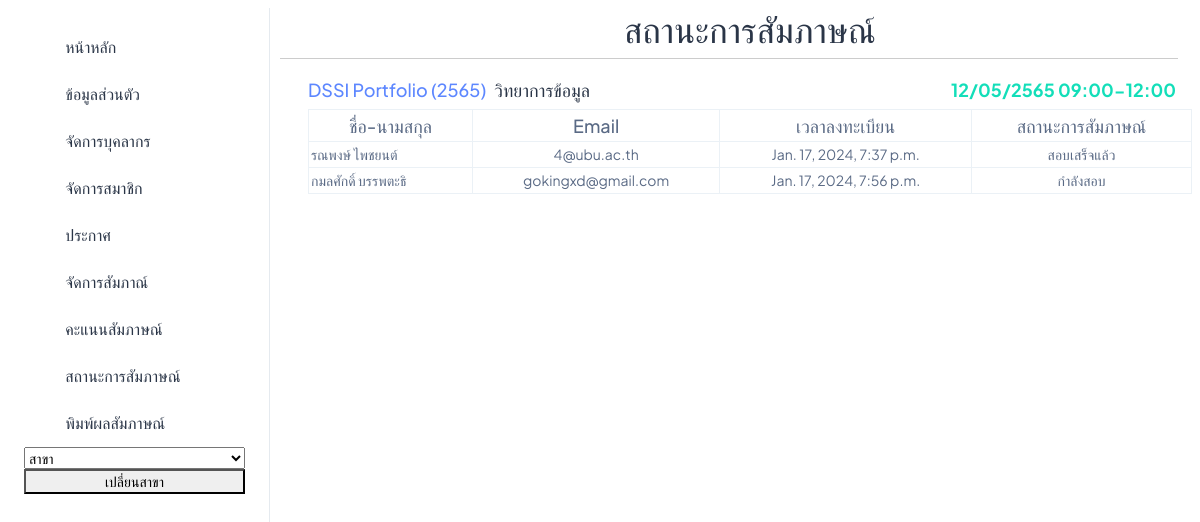
Screenshot of /Manager_Status/6 with the database file from the repository.
### interview/models.py (models this page shows, shortened)
class Round(models.Model):
    major = models.ForeignKey(Major, on_delete=models.CASCADE)
    academic_year = models.CharField(max_length=20)
    round_name = models.CharField(max_length=20)
    manager = models.ForeignKey(User, on_delete=models.CASCADE)
    users = models.ManyToManyField(User, related_name='rounds_participated', blank=True)
    TemporaryUser = models.ManyToManyField(TemporaryUser,related_name='rounds_participated', blank=True)
    documents = models.CharField(max_length=200, null=True,blank=True)
    active = models.BooleanField(default=False,null=True,blank=True)
    interview_time = models.CharField(max_length=50, null=True, blank=True)

class Major(models.Model):
    major = models.CharField(max_length=100)
    faculty = models.ForeignKey(Faculty, on_delete=models.CASCADE)
    default_manager = models.ManyToManyField(User, blank=True,related_name='manager')
    users = models.ManyToManyField(User,blank=True)
    TemporaryUser = models.ManyToManyField(TemporaryUser , blank=True)
    def __str__(self) -> str:
        return f"{self.major}"

class InterviewStatus(models.Model):
    user = models.ForeignKey(User, on_delete=models.CASCADE, related_name='interview_status')
    status = models.CharField(max_length=100)
    round = models.ForeignKey(Round, on_delete=models.CASCADE)
    reg_at = models.DateTimeField(auto_now_add=True,blank=True ,null= True)

class User(AbstractBaseUser, PermissionsMixin):
    email = models.EmailField(unique=True)
    username = models.CharField(max_length=30, unique=True)
    first_name = models.CharField(max_length=100)
    last_name = models.CharField(max_length=100)
    gender = models.CharField(max_length=20)
    address = models.CharField(max_length=400)
    postcode = models.CharField(max_length=20)
    phone_number = models.CharField(max_length=10)
    citizen_id = models.CharField(max_length=13,unique=True,blank=True,null=True)
    birth_date = models.DateField(blank=True,null=True)
    date_joined = models.DateTimeField(default=timezone.now)
    is_active = models.BooleanField(default=True)
    is_staff = models.BooleanField(default=False)
    objects = CustomUserManager()
    USERNAME_FIELD = 'username'
    EMAIL_FIELD = 'email'
    REQUIRED_FIELDS = ['email']

### interview/views.py (the view)
# urls.py: path('Manager_Status/<int:id>',Manager_StatusRound,name='Manager_StatusRound'),
def Manager_StatusRound(request,id):
    round = Round.objects.get(id=id)
    UserInRound = InterviewStatus.objects.filter(round=round).order_by("reg_at")
    context = {
        "Users" : UserInRound,
        "round" : round,
    }
    return render(request, "manager/Manager_StatusRound.html", context)

### interview/templates/manager/Manager_StatusRound.html
{% extends 'manager/base/n_base.html' %}
{% block topic %}
<h1 class="text-3xl text-gray-100 mt-2 text-center">สถานะการสัมภาษณ์</h1>
{% endblock %}
{% block content %}
<div class="pt-14 px-2">
    <div class="d-flex justify-content-between">
        <div class="d-flex">
            <h4 class="fs-5 text-primary mt-auto">{{ round.round_name }} ({{ round.academic_year }})</h4>
            <h4 class="fs-5 text-dark ms-2 mt-auto">{{ round.major }}</h4>
        </div>
        <div>
            <h4 class="fs-5 fw-bolder text-success mt-auto me-3">{{ round.interview_time }}</h4>
        </div>
    </div>
        <table class="table table-bordered table-hover">
            <thead class="thead-dark">
                <tr>
                    <th class="text-center fs-5 fw-medium">ชื่อ-นามสกุล</th>
                    <th class="text-center fs-5 fw-medium">Email</th>
                    <th class="text-center fs-5 fw-medium">เวลาลงทะเบียน</th>
                    <th class="text-center fs-5 fw-medium">สถานะการสัมภาษณ์</th>
                </tr>
            </thead>
            <tbody>
                {% for user in Users %}
                <tr class="text-center">
                    <td class="text-start">{{ user.user.first_name }} {{ user.user.last_name }}</td>
                    <td>{{ user.user.email }}</td>
                    <td>{{ user.reg_at }}</td>
                    <td>{{ user.status }}</td>
                </tr>
                {% endfor %}
            </tbody>
        </table>
    </div>
{% endblock %}

### rows the page displays
Round: round_name "DSSI Portfolio", academic_year "2565", major "วิทยาการข้อมูล", interview_time "12/05/2565 09:00-12:00"
InterviewStatus: user.first_name "รณพงษ์", user.last_name "ไพชยนต์", user.email "4@ubu.ac.th", reg_at "Jan. 17, 2024, 7:37 p.m.", status "สอบเสร็จแล้ว"
InterviewStatus: user.first_name "กมลศักดิ์", user.last_name "บรรพตะธิ", user.email "gokingxd@gmail.com", reg_at "Jan. 17, 2024, 7:56 p.m.", status "กำลังสอบ"
